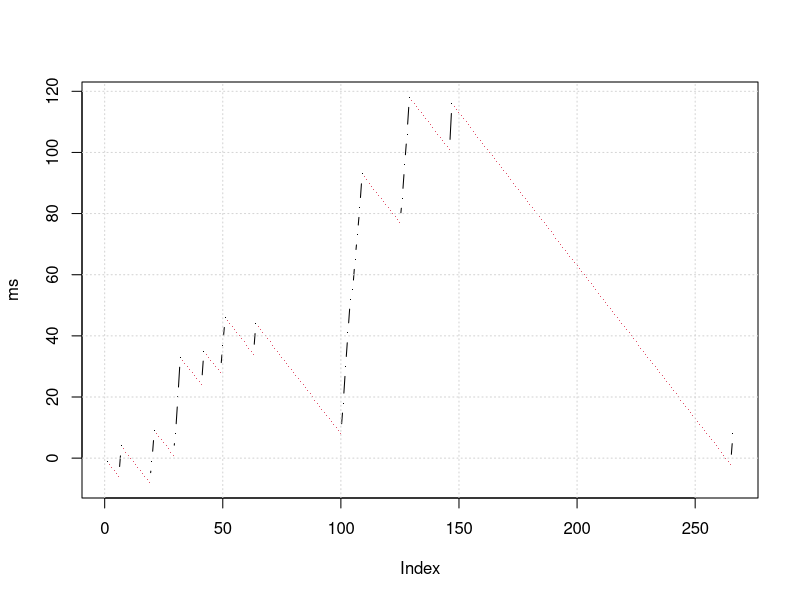

This chart was generated by the following R code:
## ---- chunk 1
knitr::opts_chunk$set(echo = FALSE, message = FALSE)
library(knitr)
## ---- chunk 2
ttt <- data.frame(i = 0:5,
                  t_i = c("a", "b", "b", "a", "b", "a"),
                  MS = c(2, 1, 1, 2, 1, 1),
                  ms = c("2 001", "0 1", "1 01", "2 001", "0 1", "1 01"),
                  runs = c(NaN, 1, 0, 0, 1, 0),
                  h = c("1", "", "3", "4", "", "6"))
kable(ttt)
## ---- chunk 3

ttt <- data.frame(i = 0:2,
                  s_i = c("a", "b", "#"),
                  SA_s = c("2 #", "0 ab#", "1 b#"),
                  BWT_s = c("b", "#", "a"),
                  ss_i = c("b", "a", "#"),
                  SA_ss = c("2 #", "1 a#", "0 ba#"),
                  BWT_ss = c("a", "#", "b")
                  )
kable(ttt)
## ---- chunk 4
rm(list=ls())
set.seed(123)
N <- 50
going_up <- runif(N) > 0.5
jump <- rbinom(N, 20, 0.5)
xl <- lapply(1:N, function(i) if(going_up[i]) jump[i] else rep(-1, jump[i]))

ms <- cumsum(do.call(c, xl))
M <- length(ms)
runs <- c(0, ms[2:M] - ms[1:(M-1)])
plot(ms, type='b', col = 1 + (runs == -1), pch='.')
grid()

